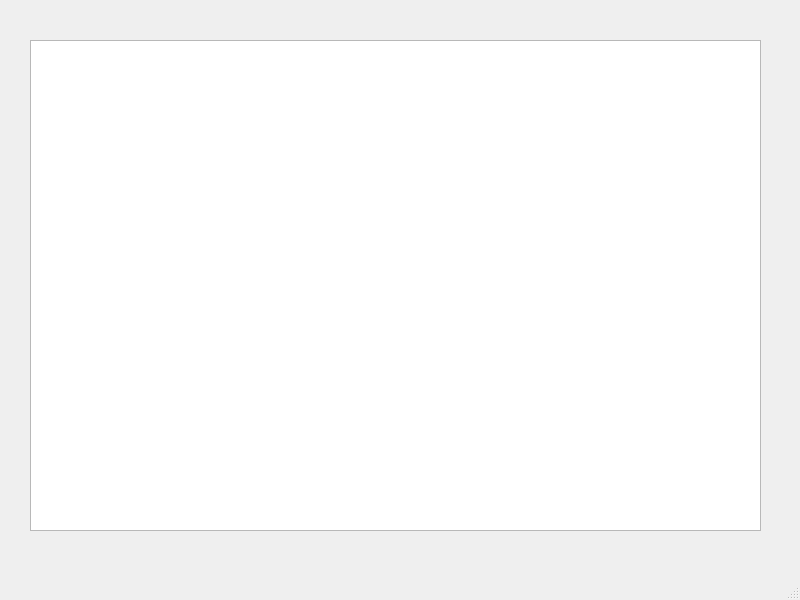
<?xml version="1.0" encoding="UTF-8"?>
<ui version="4.0">
 <class>MainWindow</class>
 <widget class="QMainWindow" name="MainWindow">
  <property name="geometry">
   <rect>
    <x>0</x>
    <y>0</y>
    <width>800</width>
    <height>600</height>
   </rect>
  </property>
  <property name="windowTitle">
   <string>MainWindow</string>
  </property>
  <widget class="QWidget" name="centralwidget">
   <widget class="QColumnView" name="columnView">
    <property name="geometry">
     <rect>
      <x>30</x>
      <y>40</y>
      <width>731</width>
      <height>491</height>
     </rect>
    </property>
   </widget>
  </widget>
  <widget class="QMenuBar" name="menubar">
   <property name="geometry">
    <rect>
     <x>0</x>
     <y>0</y>
     <width>800</width>
     <height>22</height>
    </rect>
   </property>
  </widget>
  <widget class="QStatusBar" name="statusbar"/>
 </widget>
 <resources/>
 <connections/>
</ui>
